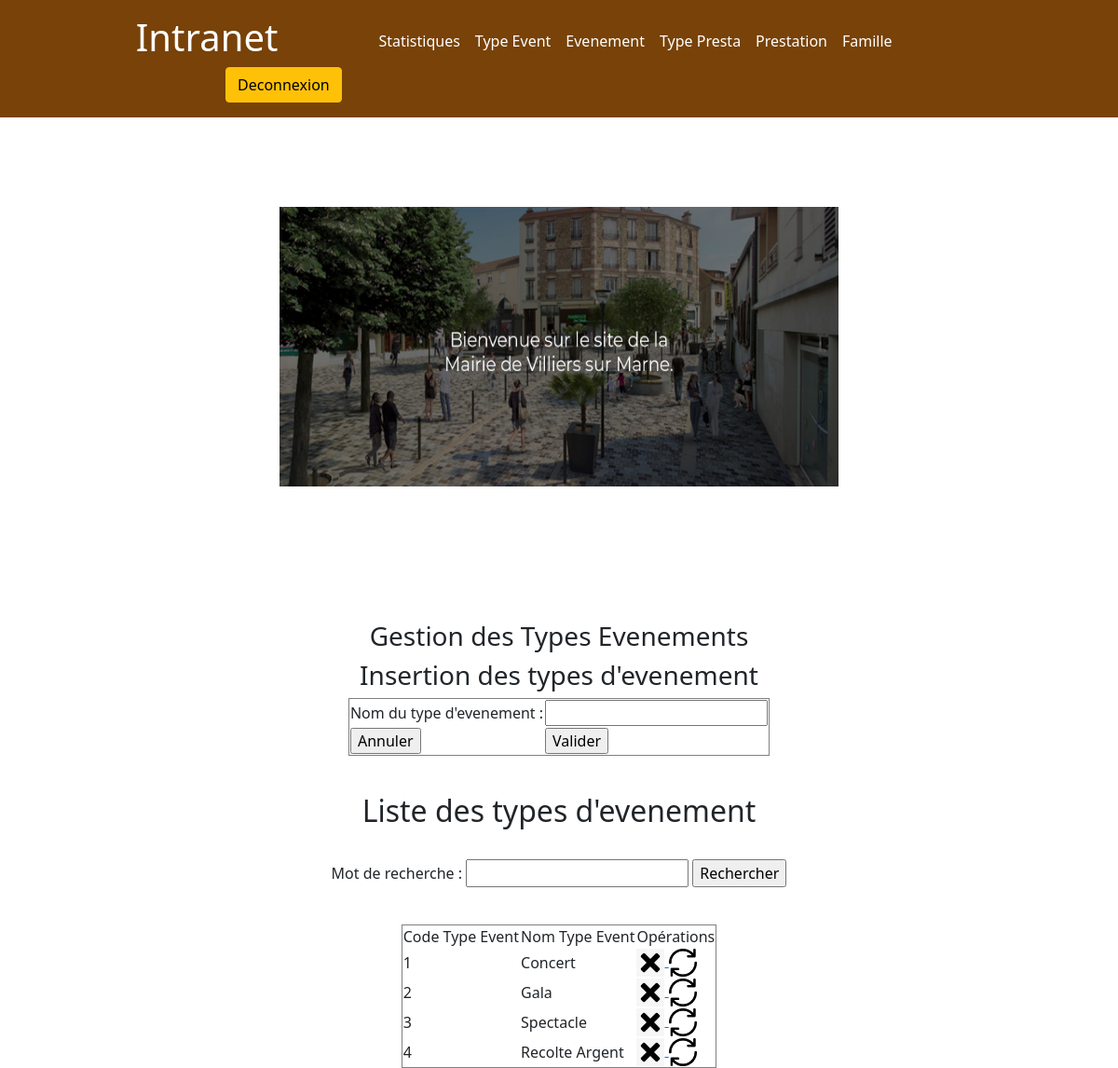
The app's page /index.php?page=1 (signed in) with its own data.
### tables this page shows
create table typeevent(
codetypeevent int not null auto_increment,
nomtypeevent varchar(50),
primary key(codetypeevent)
);

### controleur/config_db.php (called while the page is built)
<?php
	$serveur = "172.20.111.103";
	$bdd ="Villierbdd";
	$user ="darren";
	$mdp ="darren";
?>

### controleur/controleur.class.php (called while the page is built, shortened)
<?php
	require_once ("modele/modele.class.php");
	class Controleur
	{
		private $unModele ;
		public function __construct ($serveur, $bdd, $user, $mdp){
			$this->unModele= new Modele($serveur, $bdd, $user, $mdp);
		}
		public function selectAll ($chaine = "*")
		{
			return $this->unModele->selectAll($chaine);
		}
		public function setTable ($uneTable)
		{
			$this->unModele->setTable ($uneTable);
		}
	}
?>

### modele/modele.class.php (called while the page is built, shortened)
<?php
	class Modele
	{
		private $pdo;
		private $uneTable ;
		public function    __construct ($serveur, $bdd, $user, $mdp){
			$this->pdo = null;
			try{
$this->pdo = new PDO("mysql:host=".$serveur.";dbname=".$bdd,$user, $mdp);
			}
			catch (PDOException $exp)
			{
				echo "Erreur de connexion au SGBD";
			}
		}
		public function setTable ($uneTable)
		{
			$this->uneTable =$uneTable;
		}
		public function selectAll ($chaine)
		{
		$requete = "select ".$chaine." from  ".$this->uneTable;
			$select = $this->pdo->prepare ($requete);
			$select->execute();
			return $select->fetchAll ();
		}
	}
?>

### vue/vue_select_all_typeevents.php (the view)
<form method="post" action="">
	Mot de recherche : <input type="text" name="mot">
	<input type="submit" name="Rechercher" value="Rechercher">
</form>
<br/>
<table border ="1">
	<tr>
		<td> Code Type Event </td>
		<td> Nom Type Event </td>
	<?php
	if(isset($_SESSION['email']))
	{
		echo '<td> Opérations </td>';
	}
	?>
	</tr>
	<?php
	foreach ($lesTypesEvents as $unTypeEvent) {
		echo " <tr>
			<td> ".$unTypeEvent['codetypeevent']."</td>
			<td> ".$unTypeEvent['nomtypeevent']."</td>";
			if(isset($_SESSION['email']))
			{
			echo "
			<td>
			<a href='index.php?page=1&action=sup&codetypeevent=".$unTypeEvent['codetypeevent']."'>
				<img src ='images/delete.png' height='30' width='30'> </a>
			<a href='index.php?page=1&action=edit&codetypeevent=".$unTypeEvent['codetypeevent']."'>
				<img src = 'images/update.png' height='30' width='30'> </a>
			</td>";
			}
		echo "</tr>";
	}
	?>
</table>

### records on screen
typeevent: codetypeevent "1", nomtypeevent "Concert"
typeevent: codetypeevent "2", nomtypeevent "Gala"
typeevent: codetypeevent "3", nomtypeevent "Spectacle"
typeevent: codetypeevent "4", nomtypeevent "Recolte Argent"
